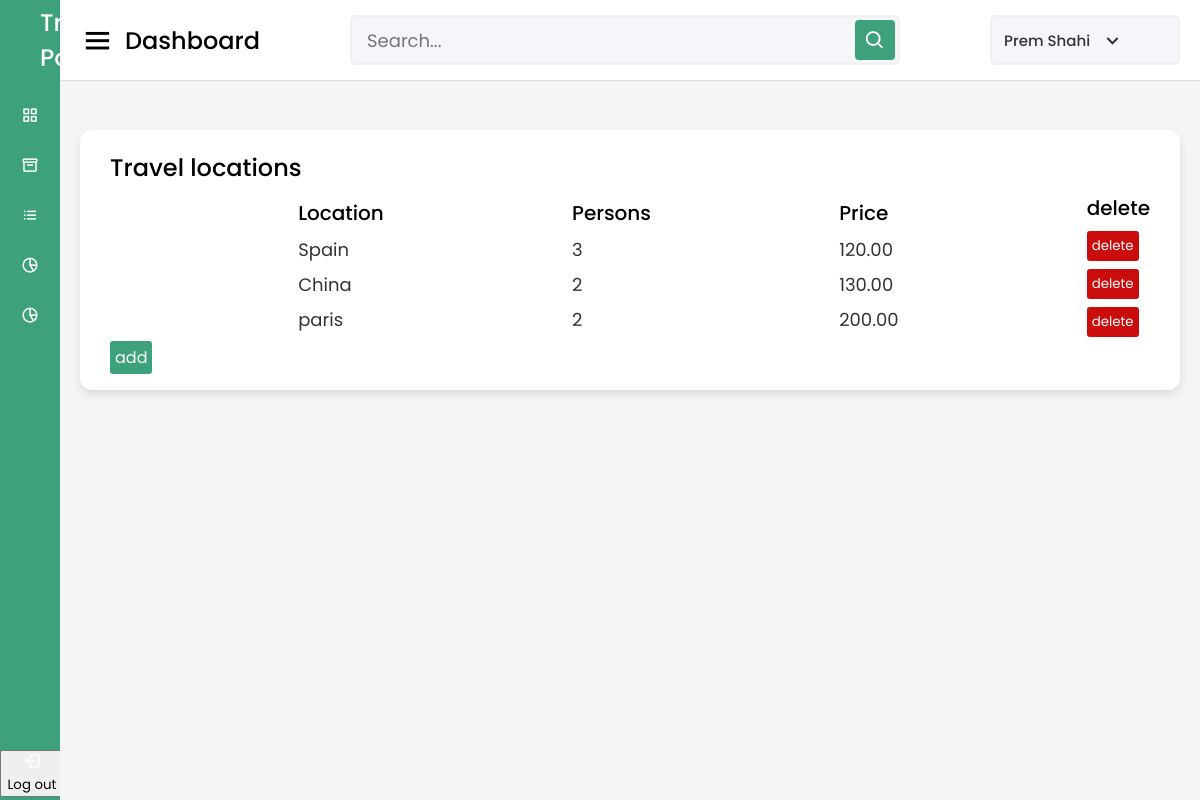
/adminpanel-locations.php, run on an earlier commit of the app's database.
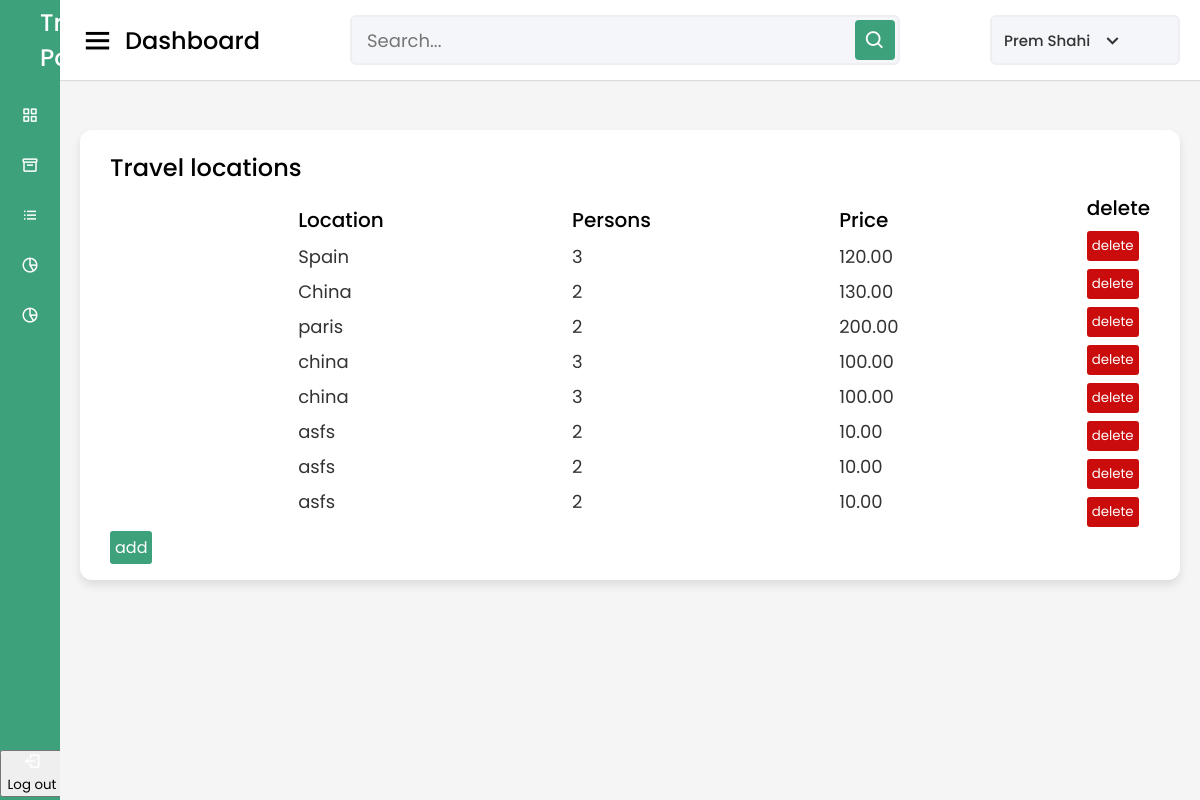
And on a later commit of the database.
### tables this page shows
CREATE TABLE `flights` (
  `flights_id` int(11) NOT NULL,
  `description` text NOT NULL,
  `price` decimal(8,2) NOT NULL,
  `startDate` date NOT NULL,
  `endDate` date NOT NULL,
  `persons` int(10) DEFAULT NULL,
  `destination` varchar(30) DEFAULT NULL,
  `image` varchar(255) DEFAULT NULL
);

### adminpanel-locations.php (the view, shortened to what this page needs)
<!DOCTYPE html>
<html lang="en" dir="ltr">
  <head>
    <link href='https://unpkg.com/boxicons@2.0.7/css/boxicons.min.css' rel='stylesheet'>
     <link rel="stylesheet" href="css/adminPanel-locations.css" />
   </head>
<body>
  <?php include_once "includes/connect.php"; ?>
  <div class="sidebar">
    <div class="logo-details">
      <span class="logo_name">Travel Point</span>
    </div>
      <ul class="nav-links">
        <li>
          <a href="adminpanel.php" class="active">
            <i class='bx bx-grid-alt' ></i>
            <span class="links_name">Dashboard</span>
          </a>
        </li>
        <li>
          <a href="adminpanel-locations.php">
            <i class='bx bx-box' ></i>
            <span class="links_name">locations</span>
          </a>
        </li>
        <li>
        <a href="adminpanel-userAccounts.php">
            <i class='bx bx-list-ul' ></i>
            <span class="links_name">user accounts</span>
          </a>
        </li>
        <li>
          <a href="adminpanel-bookedTravels.php">
            <i class='bx bx-pie-chart-alt-2' ></i>
            <span class="links_name">Bookings</span>
          </a>
        </li>
        <li>
          <a href="adminpanel-contact.php">
            <i class='bx bx-pie-chart-alt-2' ></i>
            <span class="links_name">Contact</span>
          </a>
        </li>
        <li class="log_out">
          <form action="adminpanel.php" method="post">
          <button name="logout">
            <i class='bx bx-log-out'></i>
            <span class="links_name">Log out</span>
          </button>
        </form>
        </li>
      </ul>
  </div>
  <section class="home-section">
    <nav>
      <div class="sidebar-button">
        <i class='bx bx-menu sidebarBtn'></i>
        <span class="dashboard">Dashboard</span>
      </div>
      <div class="search-box">
        <input type="text" placeholder="Search...">
        <i class='bx bx-search' ></i>
      </div>
      <div class="profile-details">
        <span class="admin_name">Prem Shahi</span>
        <i class='bx bx-chevron-down' ></i>
      </div>
    </nav>
    <div class="home-content">
      <div class="sales-boxes">
        <div class="recent-sales box">
          <div class="title">Travel locations</div>
          <div class="sales-details">
            <ul class="details">
            <li class="topic">Location</li>
            <?php
            $sql = "SELECT * FROM flights";
            $stmt = $connect->prepare($sql);
            $stmt->execute();
            $result = $stmt->fetchAll();
            foreach($result as $item){?>
            <li><a href="adminpanel-edit-flights.php?flights_id=<?php echo $item['flights_id'] ?>"><?php echo $item['destination']; ?></a></li>
            <?php } ?>
          </ul>
          <ul class="details">
            <li class="topic">Persons</li>
            <?php foreach($result as $item){ ?>
            <li><a href="adminpanel-edit-flights.php?flights_id=<?php echo $item['flights_id'] ?>"><?php echo $item['persons'] ?></a></li>
            <?php } ?>
          </ul>
          <ul class="details">
            <li class="topic">Price</li>
            <?php foreach($result as $item){ ?>
            <li><a href="adminpanel-edit-flights.php?flights_id=<?php echo $item['flights_id'] ?>"><?php echo $item['price'] ?></a></li>
            <?php } ?>
          </ul>
          <ul>
            <li class="topic">delete</li>
            <form action="#" method="post">
            <?php foreach($result as $item){?>
            <li><button class="delete" name="delete">delete</button></li>
            <?php }
            ?>
            </form>
          </ul>
          </div>
          <a class="add" href="adminpanel-add-flights.php">add</a>
        </div>
    </div>
  </section>
</body>
</html>

What changed in the data, as far as the page shows it:
added flights: destination "china", persons "3", price "100.00"
added flights: destination "china", persons "3", price "100.00"
added flights: destination "asfs", persons "2", price "10.00"
added flights: destination "asfs", persons "2", price "10.00"
added flights: destination "asfs", persons "2", price "10.00"
